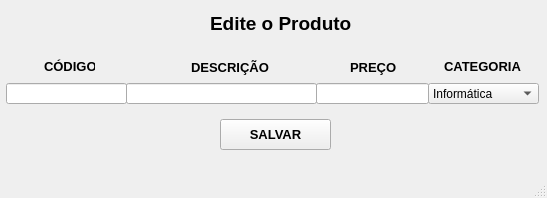
<?xml version="1.0" encoding="UTF-8"?>
<ui version="4.0">
 <class>Editar</class>
 <widget class="QMainWindow" name="Editar">
  <property name="geometry">
   <rect>
    <x>0</x>
    <y>0</y>
    <width>547</width>
    <height>198</height>
   </rect>
  </property>
  <property name="windowTitle">
   <string>MainWindow</string>
  </property>
  <widget class="QWidget" name="centralwidget">
   <widget class="QLineEdit" name="edCodigo">
    <property name="geometry">
     <rect>
      <x>6</x>
      <y>83</y>
      <width>121</width>
      <height>21</height>
     </rect>
    </property>
   </widget>
   <widget class="QLineEdit" name="edDescricao">
    <property name="geometry">
     <rect>
      <x>126</x>
      <y>83</y>
      <width>191</width>
      <height>21</height>
     </rect>
    </property>
   </widget>
   <widget class="QLineEdit" name="edPreco">
    <property name="geometry">
     <rect>
      <x>316</x>
      <y>83</y>
      <width>113</width>
      <height>21</height>
     </rect>
    </property>
   </widget>
   <widget class="QLabel" name="label">
    <property name="geometry">
     <rect>
      <x>44</x>
      <y>56</y>
      <width>51</width>
      <height>20</height>
     </rect>
    </property>
    <property name="font">
     <font>
      <pointsize>10</pointsize>
      <weight>75</weight>
      <bold>true</bold>
     </font>
    </property>
    <property name="text">
     <string>CÓDIGO</string>
    </property>
   </widget>
   <widget class="QLabel" name="label_2">
    <property name="geometry">
     <rect>
      <x>191</x>
      <y>59</y>
      <width>81</width>
      <height>16</height>
     </rect>
    </property>
    <property name="font">
     <font>
      <pointsize>10</pointsize>
      <weight>75</weight>
      <bold>true</bold>
     </font>
    </property>
    <property name="text">
     <string>DESCRIÇÃO</string>
    </property>
   </widget>
   <widget class="QLabel" name="label_3">
    <property name="geometry">
     <rect>
      <x>350</x>
      <y>59</y>
      <width>47</width>
      <height>16</height>
     </rect>
    </property>
    <property name="font">
     <font>
      <pointsize>10</pointsize>
      <weight>75</weight>
      <bold>true</bold>
     </font>
    </property>
    <property name="text">
     <string>PREÇO</string>
    </property>
   </widget>
   <widget class="QLabel" name="label_4">
    <property name="geometry">
     <rect>
      <x>444</x>
      <y>58</y>
      <width>81</width>
      <height>16</height>
     </rect>
    </property>
    <property name="font">
     <font>
      <pointsize>10</pointsize>
      <weight>75</weight>
      <bold>true</bold>
     </font>
    </property>
    <property name="text">
     <string>CATEGORIA</string>
    </property>
   </widget>
   <widget class="QLabel" name="label_5">
    <property name="geometry">
     <rect>
      <x>210</x>
      <y>15</y>
      <width>151</width>
      <height>16</height>
     </rect>
    </property>
    <property name="font">
     <font>
      <pointsize>14</pointsize>
      <weight>75</weight>
      <bold>true</bold>
     </font>
    </property>
    <property name="text">
     <string>Edite o Produto</string>
    </property>
   </widget>
   <widget class="QPushButton" name="btSalvar">
    <property name="geometry">
     <rect>
      <x>220</x>
      <y>119</y>
      <width>111</width>
      <height>31</height>
     </rect>
    </property>
    <property name="font">
     <font>
      <pointsize>10</pointsize>
      <weight>75</weight>
      <bold>true</bold>
     </font>
    </property>
    <property name="text">
     <string>SALVAR</string>
    </property>
   </widget>
   <widget class="QComboBox" name="cbCategoria">
    <property name="geometry">
     <rect>
      <x>428</x>
      <y>83</y>
      <width>111</width>
      <height>21</height>
     </rect>
    </property>
    <item>
     <property name="text">
      <string>Informática</string>
     </property>
    </item>
    <item>
     <property name="text">
      <string>Alimentos</string>
     </property>
    </item>
    <item>
     <property name="text">
      <string>Eletrônicos</string>
     </property>
    </item>
   </widget>
  </widget>
  <widget class="QMenuBar" name="menubar">
   <property name="geometry">
    <rect>
     <x>0</x>
     <y>0</y>
     <width>547</width>
     <height>21</height>
    </rect>
   </property>
  </widget>
  <widget class="QStatusBar" name="statusbar"/>
 </widget>
 <resources/>
 <connections/>
</ui>
